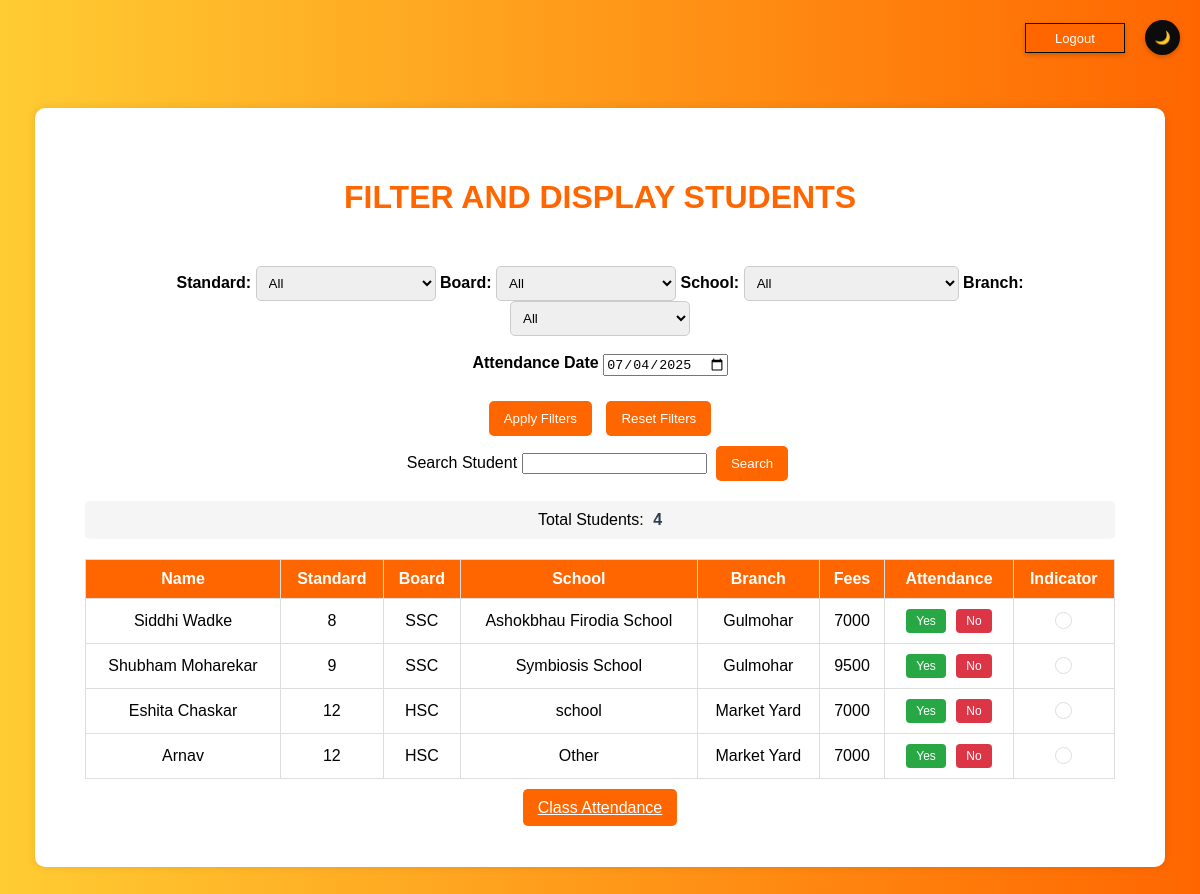
/filter_students/ (signed in), run on the app's committed database.
### tuition_app/models.py (models this page shows, shortened)
class StudentRegistration(models.Model):
    def unique_filename(instance, filename):
        ext = filename.split('.')[-1]
        filename = f"{int(time.time())}.{ext}"
        return os.path.join('payment_proofs/', filename)
    PAYMENT_CHOICES = [
        ('online', 'Online'),
        ('cash', 'Cash'),
    ]
    STANDARD_CHOICES = [
        ('8', '8th'),
        ('9', '9th'),
        ('10', '10th'),
        ('12', '12th'),
    ]
    BOARD_CHOICES = [
        ('CBSE', 'CBSE'),
        ('SSC', 'SSC'),
        ('HSC', 'HSC'),
    ]
    SUBJECT_CHOICES = [
        ('English (Tuition + Test Series)', 'English (Tuition + Test Series)'),
        ('Social Studies (Tuition + Test Series)', 'Social Studies (Tuition + Test Series)'),
        ('Grammar (Tuition + Test Series)', 'Grammar (Tuition + Test Series)'),
        ('English (Test Series)', 'English (Test Series)'),
        ('Social Studies (Test Series)', 'Social Studies (Test Series)'),
    ]
    BRANCH_CHOICES = [
        ('Gulmohar', 'Gulmohar'),
        ('Market Yard', 'Market Yard'),
    ]
    SCHOOL_CHOICES = [
        ('Saint Michael School', 'Saint Michael School'),
        ('Orchid School', 'Orchid School'),
        ('Sai Angel School', 'Sai Angel School'),
        ('Icon Public School', 'Icon Public School'),
        ('Takshila School', 'Takshila School'),
        ('Podar School', 'Podar School'),
        ('Auxilium Convent School', 'Auxilium Convent School'),
        ('Sacred Heart Convent School', 'Sacred Heart Convent School'),
        ('Ashokbhau Firodia School', 'Ashokbhau Firodia School'),
        ('Athare Patil School', 'Athare Patil School'),
        ('Other', 'Other'),
    ]
    INSTALLMENT_PLAN_CHOICES = [
        ('yes', 'Yes'),
        ('no', 'No'),
    ]
    name = models.CharField(max_length=100)
    phone = models.CharField(max_length=10)
    email = models.EmailField(max_length=254, null=True, blank=True)
    father_name = models.CharField(max_length=100)
    father_phone = models.CharField(max_length=10)
    father_occupation = models.CharField(max_length=50)
    mother_name = models.CharField(max_length=100)
    mother_phone = models.CharField(max_length=10)
    mother_occupation = models.CharField(max_length=50)
    address = models.TextField()
    dob = models.DateField(default=datetime.date.today)
    img = models.ImageField(upload_to='student_img/', default='student_img/fallback.png', blank=True)
    standard = models.CharField(max_length=2, choices=STANDARD_CHOICES)
    board = models.CharField(max_length=4, choices=BOARD_CHOICES)
    school = models.CharField(max_length=50, choices=SCHOOL_CHOICES, null=True, blank=True)
    school_text = models.CharField(max_length=100, blank=True, null=True, default = "NA")
    branch = models.CharField(max_length=20, choices=BRANCH_CHOICES)
    subject = MultiSelectField(choices=SUBJECT_CHOICES, max_length=1000)
    fees = models.IntegerField()
    fee_structure = models.TextField()
    installment_plan = models.CharField(max_length=3, choices=INSTALLMENT_PLAN_CHOICES)
    discount = models.IntegerField(default=0, null=True, blank=True)
    amount1 = models.IntegerField(null=True, blank=True)
    amount2 = models.IntegerField(default = 0, null=True, blank=True)
    payment_mode1 = models.CharField(max_length=10, choices=PAYMENT_CHOICES)
    payment_mode2 = models.CharField(max_length=10, choices=PAYMENT_CHOICES, default= None, null=True, blank=True)
    payment_proof1 = models.FileField(upload_to=unique_filename, null=True, blank=True)
    payment_proof2 = models.FileField(upload_to=unique_filename, null=True, blank=True, default=None)
    full_fee_paid = models.BooleanField(null = True, blank=True)

### tuition_app/views.py (the view, shortened to what this page needs)
# urls.py: path('filter_students/', views.filter_students, name = "filter_students"),
@login_required
def filter_students(request):
    standard = request.GET.get('standard', '')
    board = request.GET.get('board', '')
    school = request.GET.get('school', '')
    branch = request.GET.get('branch', '')
    attendance_date = request.GET.get('attendanceDate', '')
    search = request.GET.get('search', '')
    try:
        students = StudentRegistration.objects.all()
        if standard:
            students = students.filter(standard=standard)
        if board:
            students = students.filter(board=board)
        if school:
            students = students.filter(school=school)
        if branch:
            students = students.filter(branch=branch)
        if search:
            students = students.filter(name__icontains=search)
        total_students = students.count()
    except Exception as e:
        if request.headers.get('X-Requested-With') == 'XMLHttpRequest':
            return JsonResponse({'error': f'Failed to fetch students: {str(e)}'}, status=500)
        raise  # Let Django handle non-AJAX errors for debugging
    context = {
        'students': students,
        'total_students': total_students,
        'search': search,
    }
    return render(request, 'tuition_app/filter_students.html', context)

### tuition_app/templates/tuition_app/filter_students.html (shortened to what this page needs)
{% load static %}
<!DOCTYPE html>
<html lang="en">
<head>
</head>
<body>
    <div class="container">
        <h1>FILTER AND DISPLAY STUDENTS</h1>
        <div class="filters">
            <form method="GET" action="{% url 'tuition_app:filter_students' %}" id="filter-form">
                <label for="standard">Standard:</label>
                <select id="standard" name="standard">
                    <option value="">All</option>
                </select>
                <label for="board">Board:</label>
                <select id="board" name="board">
                    <option value="">All</option>
                </select>
                <label for="school">School:</label>
                <select id="school" name="school">
                    <option value="">All</option>
                </select>
                <label for="branch">Branch:</label>
                <select id="branch" name="branch">
                    <option value="">All</option>
                </select>
                <br>
                <br>
                <label for="attendanceDate" class="form-label">Attendance Date</label>
                <input type="date" id="attendanceDate" name="attendanceDate" class="form-control">
            </form>
        </div>
        <div class="filter-buttons">
            <button type="button" onclick="applyFilters()">Apply Filters</button>
            <button type="button" onclick="resetFilters()">Reset Filters</button>
        </div>
        <form method="GET" action="{% url 'tuition_app:filter_students' %}">
            <label for="searchbar" class="form-label">Search Student</label>
            <input name="search" value="{{ search }}" type="text" class="form-control" id="searchbar">
            <button type="submit" class="btn btn-primary">Search</button>
        </form>
        <div class="student-count">
            <p>Total Students: <span id="totalStudents">{{ total_students }}</span></p>
        </div>
        <div class="table-wrapper">
            <table>
                <thead>
                    <tr>
                        <th>Name</th>
                        <th>Standard</th>
                        <th>Board</th>
                        <th>School</th>
                        <th>Branch</th>
                        <th>Fees</th>
                        <th>Attendance</th>
                        <th>Indicator</th>
                    </tr>
                </thead>
                <tbody>
                    {% for student in students %}
                    <tr onclick="window.location='{% url 'tuition_app:student_detail' student.id %}'" style="cursor: pointer;">
                        <td>{{ student.name }}</td>
                        <td>{{ student.standard }}</td>
                        <td>{{ student.board }}</td>
                        <td>
                            {% if student.school == 'Other' and student.school_text %}
                                {{ student.school_text }}
                            {% else %}
                                {{ student.school|default:"Other" }}
                            {% endif %}
                        </td>
                        <td>{{ student.branch }}</td>
                        <td>{{ student.fees }}</td>
                        <td>
                            <div class="attendance-buttons" data-student-id="{{ student.id }}">
                                <button class="yes-btn" onclick="markAttendance(event, true, '{{ student.id }}')">Yes</button>
                                <button class="no-btn" onclick="markAttendance(event, false, '{{ student.id }}')">No</button>
                            </div>
                        </td>
                        <td>
                            <div class="indicator-cell" id="indicator-{{ student.id }}"></div>
                        </td>
                    </tr>
                    {% empty %}
                    <tr>
                        <td colspan="8">No students found.</td>
                    </tr>
                    {% endfor %}
                </tbody>
            </table>
        </div>
        <div class="button-group">
            <button id="darkModeToggle" class="dark-mode-toggle">🌙</button>
            <form method="post" action="{% url 'tuition_app:logout' %}" style="display: inline;">
                <button type="submit" class="logout-button">Logout</button>
            </form>
        </div>
        <div class="class-attendance-container">
            <a href = "{% url 'tuition_app:class_attendance' %}" class="btn">Class Attendance</a>
        </div>
    </div>
</body>
</html>

### tuition_app/templates/tuition_app/filter_students.html (style rules this page uses)
body { font-family: Arial, sans-serif; background: linear-gradient(to right, #ffcc33, #ff6600); text-align: center; padding: 20px; }
.container { background-color: white; padding: 50px; width: 90%; margin: 80px auto 20px; border-radius: 10px; box-shadow: 0 0 10px rgba(0, 0, 0, 0.1); }
h1 { margin-bottom: 50px; color: #ff6600; }
.filters { display: flex; flex-wrap: wrap; justify-content: center; gap: 20px; margin-bottom: 20px; }
.filters label { font-weight: bold; }
.filters select { padding: 8px; border-radius: 5px; border: 1px solid #ccc; min-width: 180px; }
button { padding: 10px 15px; margin: 5px; border: none; border-radius: 5px; background: #ff6600; color: white; cursor: pointer; }
.btn { padding: 10px 15px; margin: 5px; border: none; border-radius: 5px; background: #ff6600; color: white; cursor: pointer; }
.class-attendance-container { margin-top: 20px; }
.logout-button { position: fixed; top: 18px; right: 70px; border: 1px solid black; padding: 6px 10px; font-size: 13px; cursor: pointer; border-radius: 0%; width: 100px; height: 30px; display: flex; justify-content: center; align-items: center; box-shadow: 0 2px 5px rgba(0, 0, 0, 0.2); }
.table-wrapper { max-height: 400px; overflow-y: auto; margin-top: 20px; }
.student-count { margin: 15px 0; padding: 10px 15px; background-color: #f5f5f5; border-radius: 5px; font-size: 16px; font-weight: 500; display: flex; justify-content: center; }
.student-count p { margin: 0; }
.student-count span { font-weight: bold; margin-left: 5px; color: #2c3e50; }
table { width: 100%; border-collapse: collapse; }
thead { background: #ff6600; color: white; position: sticky; top: 0; }
th, td { padding: 10px; border: 1px solid #ddd; text-align: center; }
.dark-mode-toggle { position: fixed; top: 15px; right: 15px; background: rgb(12, 12, 12); border: none; padding: 6px 10px; font-size: 13px; cursor: pointer; border-radius: 50%; width: 35px; height: 35px; display: flex; justify-content: center; align-items: center; box-shadow: 0 2px 5px rgba(0, 0, 0, 0.2); }
.attendance-buttons button { padding: 5px 10px; margin: 0 3px; border: none; border-radius: 4px; cursor: pointer; background-color: #ddd; font-size: 12px; }
.attendance-buttons .yes-btn { background-color: #28a745; color: white; }
.attendance-buttons .no-btn { background-color: #dc3545; color: white; }
.indicator-cell { width: 15px; height: 15px; border-radius: 50%; margin: 0 auto; border: 1px solid #ddd; }

### data on the page
StudentRegistration: name "Siddhi Wadke", standard "8", board "SSC", school "Ashokbhau Firodia School", branch "Gulmohar", fees "7000"
StudentRegistration: name "Shubham Moharekar", standard "9", board "SSC", school_text "Symbiosis School", branch "Gulmohar", fees "9500"
StudentRegistration: name "Eshita Chaskar", standard "12", board "HSC", school_text "school", branch "Market Yard", fees "7000"
StudentRegistration: name "Arnav", standard "12", board "HSC", school "Other", branch "Market Yard", fees "7000"

### other printed values
{{ total_students }} "4"
